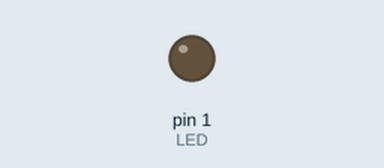
Bench run of a sketch on a simulated Arduino Uno, built with avr-gcc and run on an emulated ATmega328P. Parts: output pins drawn as LEDs (lit = HIGH).

Above: at 1.8 s.
At 37.8 s:
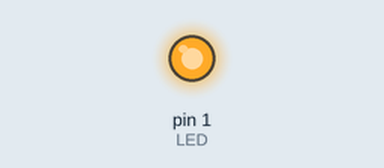
Timing chart, 0 to 40.0 s (numbered marks = the images above):
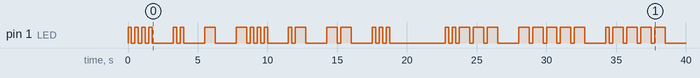

Measured:
- by itself, pin 1 (LED): LOW → HIGH at 0.00 s, → LOW 0.25 s later, → HIGH 0.25 s later, → LOW 0.25 s later, … (66 changes in this stretch)

The sketch:

hidiot-morse-player.ino
```cpp
#include <avr/pgmspace.h>

#define UNIT 250 // Lets make time units 250 milliseconds long
#define LED 1    // Our LED is PB1

const char message[] PROGMEM = "HITBAMS 2017 is awesome"; // .... .. - -... .- -- ...   ..--- ----- .---- --...
int c;

void on(){        // Turn the LED on
  digitalWrite(LED, HIGH);
}

void off(){       // Turn the LED off
  digitalWrite(LED, LOW);
}

void send(char c)
{
    switch (c)
    {
        case '-':
            on();
            delay(UNIT*3);
            off();
            break;
        case '.':
            on();
            delay(UNIT);
            off();
            break;
    case ' ':
        delay(UNIT*4);
        break;
    }
    delay(UNIT);
}

void sendc(PGM_P s)
{
    int c;
    for (c=pgm_read_byte(s);c;c=pgm_read_byte(++s))
    {
        send(c);
    }
}

void sendChar(int c){
  switch(toupper(c)){
    case ' ': sendc(PSTR(" ")); break;
    case 'A': sendc(PSTR(".-")); break;
    case 'B': sendc(PSTR("-...")); break;
    case 'C': sendc(PSTR("-.-.")); break;
    case 'D': sendc(PSTR("-..")); break;
    case 'E': sendc(PSTR(".")); break;
    case 'F': sendc(PSTR("..-.")); break;
    case 'G': sendc(PSTR("--.")); break;
    case 'H': sendc(PSTR("....")); break;
    case 'I': sendc(PSTR("..")); break;
    case 'J': sendc(PSTR(".---")); break;
    case 'K': sendc(PSTR("-.-")); break;
    case 'L': sendc(PSTR(".-..")); break;
    case 'M': sendc(PSTR("--")); break;
    case 'N': sendc(PSTR("-.")); break;
    case 'O': sendc(PSTR("---")); break;
    case 'P': sendc(PSTR(".--.")); break;
    case 'Q': sendc(PSTR("--.-")); break;
    case 'R': sendc(PSTR(".-.")); break;
    case 'S': sendc(PSTR("...")); break;
    case 'T': sendc(PSTR("-")); break;
    case 'U': sendc(PSTR("..-")); break;
    case 'V': sendc(PSTR("...-")); break;
    case 'W': sendc(PSTR(".--")); break;
    case 'X': sendc(PSTR("-..-")); break;
    case 'Y': sendc(PSTR("-.--")); break;
    case 'Z': sendc(PSTR("--..")); break;
    case '1': sendc(PSTR(".----")); break;
    case '2': sendc(PSTR("..---")); break;
    case '3': sendc(PSTR("...--")); break;
    case '4': sendc(PSTR("....-")); break;
    case '5': sendc(PSTR(".....")); break;
    case '6': sendc(PSTR("-....")); break;
    case '7': sendc(PSTR("--...")); break;
    case '8': sendc(PSTR("---..")); break;
    case '9': sendc(PSTR("----.")); break;
    case '0': sendc(PSTR("-----")); break;
  }
  send(' ');
}

void setup() {
  // initialize the digital pin as an output.
  pinMode(LED, OUTPUT); // Tells the HIDIOT we want to use the pin to output a signal
}

void loop() {
  // put your main code here, to run repeatedly:
  PGM_P ptr = message;
  for (c=pgm_read_byte(ptr); c; c=pgm_read_byte(++ptr)){
    sendChar(c);
  }
  delay(UNIT*21);
}
```
